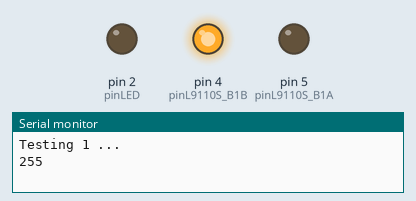
A sketch run on a simulated Arduino Uno, built with avr-gcc and run on an emulated ATmega328P. Parts: output pins drawn as LEDs (lit = HIGH), the last lines printed to the serial monitor.

Above: at 0.05 s.
At 14.05 s:
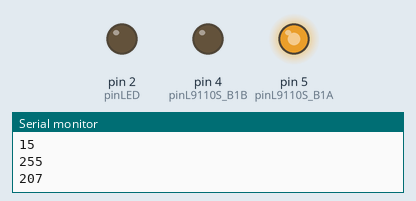
At 18.95 s:
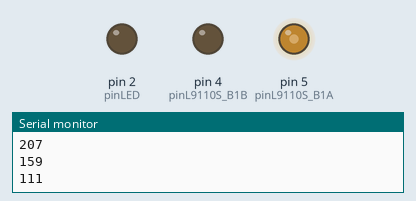
At 23.95 s:
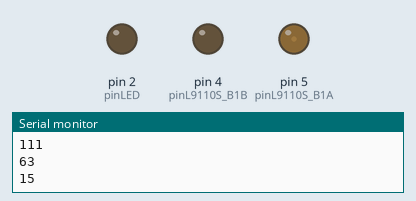
Timing chart, 0 to 31.2 s (numbered marks = the images above):
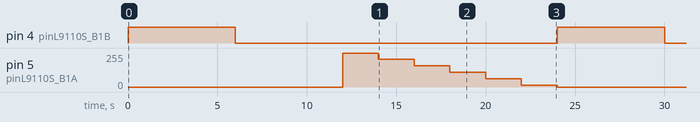

The sketch:

motor_pwm.sketch.ino
```cpp
const int pinL9110S_B1A = 5; // D1
const int pinL9110S_B1B = 4; // D2
const int pinLED = 2; // D4
const int maxSpeed = 255;
const int speedStep = 48;
int curSpeed = maxSpeed;
int dir = 0;

void setup() {
  Serial.begin(74880);
  Serial.println("Testing 1 ...");
  pinMode(pinL9110S_B1A, OUTPUT);
  pinMode(pinL9110S_B1B, OUTPUT);
  pinMode(pinLED, OUTPUT);
  digitalWrite(pinL9110S_B1A, LOW);
  digitalWrite(pinL9110S_B1B, LOW);
  digitalWrite(pinLED, HIGH); // Off
}

void loop() {
  Serial.println(curSpeed);
  if (dir == 0) {
    analogWrite(pinL9110S_B1A, 0);
    analogWrite(pinL9110S_B1B, curSpeed);
  } else {
    analogWrite(pinL9110S_B1A, curSpeed);
    analogWrite(pinL9110S_B1B, 0);
  }
  digitalWrite(pinLED, LOW); // On
  delay(2000);
  curSpeed = curSpeed - speedStep;
  if (curSpeed < 0) {
    curSpeed = maxSpeed;
    dir = !dir;
  }
}
```

Measured:
- by itself, pin 4 (pinL9110S_B1B): alternates HIGH for 6.0 s and LOW for 18.0 s
- by itself, pin 5 (pinL9110S_B1A): ramps from 255/255 to 0/255 and jumps back, once every 24.0 s
